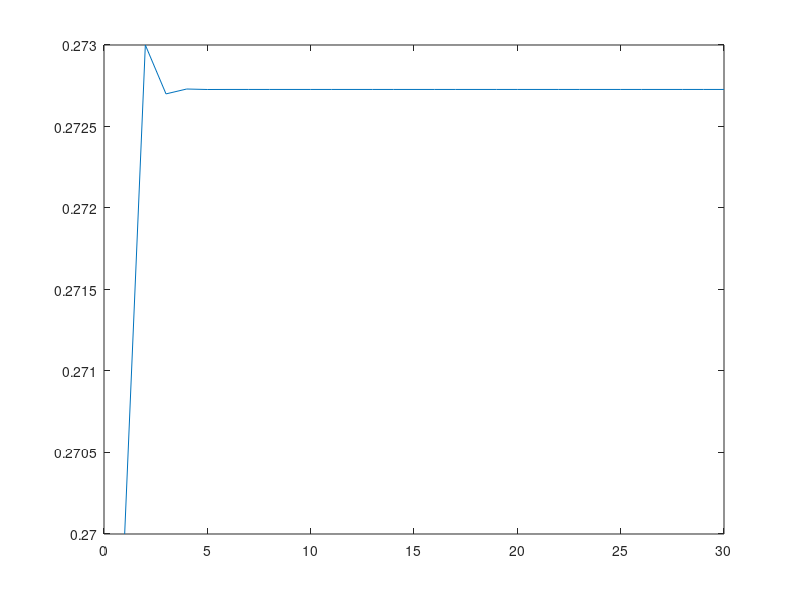

Recreate this plot in MATLAB.
#       I       NI
#I     0.7      0.8
#
#NI    0.3      0.2

M = [0.7 0.8; 0.3 0.2];
estI = [1;0];
estI2 = [0;1];


M^2 * estI;
M^2 * estI2;
M^29 * estI;

res(1) =  0.15;

for i=2:31
  temp = M^(i--) * estI;
  res(i) = temp(2);
endfor

plot(res)